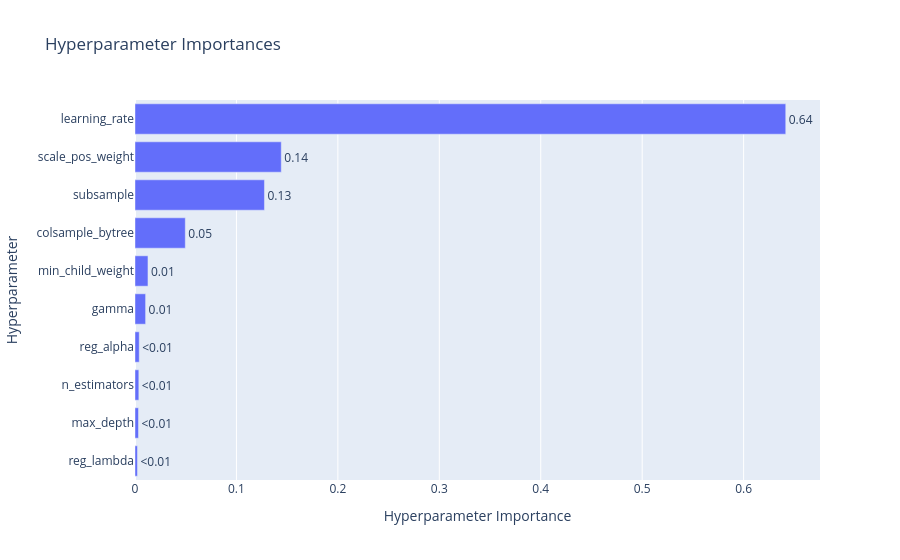

The notebook cell this image was saved under:
### Code cell
plot_param_importances(study)

### Figure 1 — Plotly figure (JSON) as saved in the notebook; plotly's stock layout.template omitted (floating-point values rounded to 4 significant figures)
{"data": [{"cliponaxis": false, "hovertemplate": ["reg_lambda (FloatDistribution): 0.0024081749237100866<extra></extra>", "max_depth (IntDistribution): 0.0034413562816307543<extra></extra>", "n_estimators (IntDistribution): 0.0037799301846660107<extra></extra>", "reg_alpha (FloatDistribution): 0.004177493775217132<extra></extra>", "gamma (FloatDistribution): 0.010448856980804092<extra></extra>", "min_child_weight (IntDistribution): 0.012787732139465347<extra></extra>", "colsample_bytree (FloatDistribution): 0.049585513182128546<extra></extra>", "subsample (FloatDistribution): 0.12762646354135096<extra></extra>", "scale_pos_weight (FloatDistribution): 0.14420466626700695<extra></extra>", "learning_rate (FloatDistribution): 0.6415398127240203<extra></extra>"], "name": "Objective Value", "orientation": "h", "text": ["<0.01", "<0.01", "<0.01", "<0.01", "0.01", "0.01", "0.05", "0.13", "0.14", "0.64"], "textposition": "outside", "type": "bar", "x": [0.002408, 0.003441, 0.00378, 0.004177, 0.01045, 0.01279, 0.04959, 0.1276, 0.1442, 0.6415], "y": ["reg_lambda", "max_depth", "n_estimators", "reg_alpha", "gamma", "min_child_weight", "colsample_bytree", "subsample", "scale_pos_weight", "learning_rate"]}], "layout": {"title": {"text": "Hyperparameter Importances"}, "xaxis": {"title": {"text": "Hyperparameter Importance"}}, "yaxis": {"title": {"text": "Hyperparameter"}}}}
